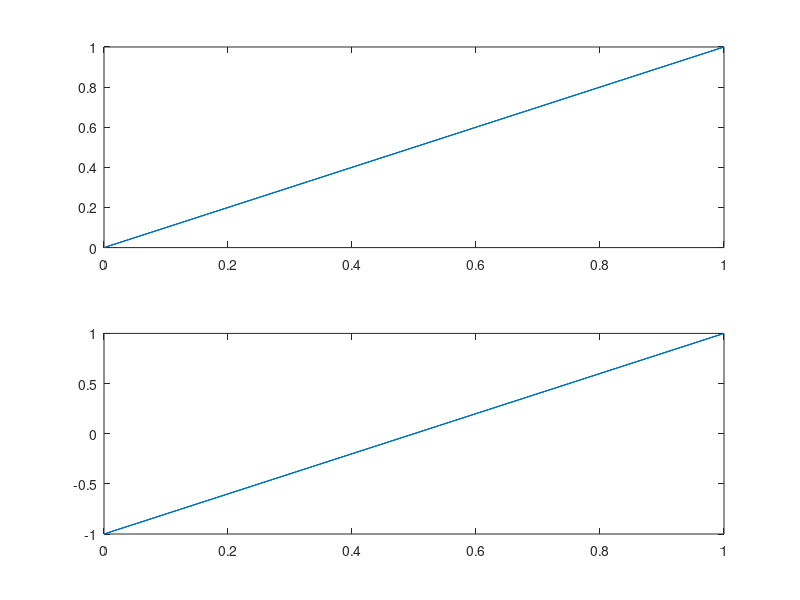

MATLAB code to generate this figure:
s=[ 1 1 0 1 0 0 0 0 ];
y1=zeros(size(s));
y2=zeros(size(s));
len=length(s);
for n=1:len
    y1(n)=s(n);
    if s(n)==1
       y2(n)=1; 
    else
       y2(n)=-1;
    end
end
subplot(211);
plot(s,y1);
subplot(212);
plot(s,y2);